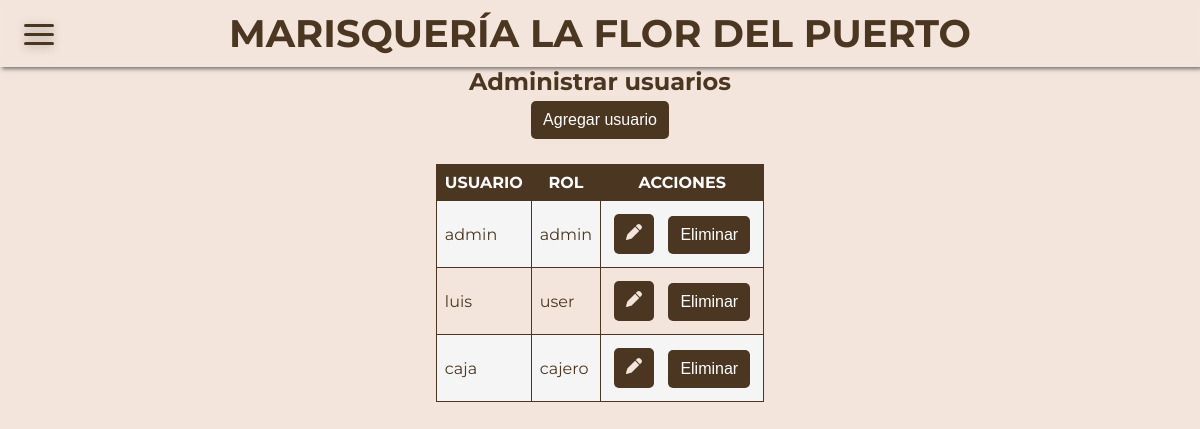
The page /admin (signed in) on the database its author committed.
### models.py (models this page shows, shortened)
class Users(db.Model):
    id = db.Column(db.Integer, primary_key=True)
    username = db.Column(db.String(80), nullable=False)
    password = db.Column(db.String(80), nullable=False)
    rol = db.Column(db.String(80), nullable=False)
    pedidos = db.relationship('Pedidos', foreign_keys='Pedidos.usuario_id', backref='user', lazy=True)

### app.py (the view)
        def wrapped(*args, **kwargs):
            if 'username' not in session:
                return redirect(url_for('login'))
            if session.get('tipo_usuario') not in allowed_roles:
                flash('No tienes permiso para acceder a esta página', 'error')
                return redirect(url_for('index'))
            return f(*args, **kwargs)

### app.py (called while the page is built)
def role_required(*allowed_roles):
    def decorator(f):
        def wrapped(*args, **kwargs):
            if 'username' not in session:
                return redirect(url_for('login'))
            if session.get('tipo_usuario') not in allowed_roles:
                flash('No tienes permiso para acceder a esta página', 'error')
                return redirect(url_for('index'))
            return f(*args, **kwargs)
        wrapped.__name__ = f.__name__
        return wrapped
    return decorator

@app.route('/admin', methods=['GET'])
@role_required('admin')
def admin():
    return render_template('admin.html', users=Users.query.all())

### templates/admin.html (shortened to what this page needs)
{% extends 'base.html' %}
{% block content %}
    <h2 style="text-align: center;">Administrar usuarios</h2>
    <div class="buttons_container">
        <button onclick="openModalAddUser()" class="btn">Agregar usuario</button>
    </div>
    <table>
        <thead>
            <tr>
                <th>Usuario</th>
                <th>Rol</th>
                <th>Acciones</th>
            </tr>
        </thead>
        <tbody>
            {% for user in users %}
            <tr>
                <td>{{ user.username }}</td>
                <td>{{ user.rol }}</td>
                <td>
                    <button type="submit" onclick="openModalEdit({{ user.id }})" class="btn">
                    </button>
                    <button type="submit" onclick="deleteUser({{ user.id }})" class="btn">Eliminar</button>
                </td>
            </tr>
            {% endfor %}
        </tbody>
    </table>
{% endblock %}

### static/css/base.css (style rules this page uses)
* { margin: 0; padding: 0; box-sizing: border-box; }
html { scroll-behavior: smooth; }
body { --bg-color: #4b3621; --text-color: #fff; background-color: #f3e5dc; font-family: 'Montserrat', sans-serif; color: #4b3621; display: block; }
a, button { border: none; cursor: pointer; outline: none; transition: 0.3s; }
h2 { font-size: clamp(1rem, 5vw, 1.5rem); text-wrap: balance; }
.btn { display: inline-block; padding: 10px 12px; background-color: #4b3621; color: #fff; text-decoration: none; border-radius: 5px; margin: 5px; font-size: clamp(0.8rem, 5vw, 1rem); }
.buttons_container { width: 100%; display: flex; flex-direction: row; justify-content: center; align-items: center; }
table { width: auto; border-collapse: collapse; margin: 20px auto; }
table th, table td { border: 1px solid #4b3621; padding: 8px; text-align: left; }
th { background-color: #4b3621; color: #fff; text-align: center !important; text-transform: uppercase; }
tr:nth-child(odd) { background-color: #f5f5f5; color: #4b3621; }

### rows shown on the page
Users: username "admin", rol "admin"
Users: username "luis", rol "user"
Users: username "caja", rol "cajero"
